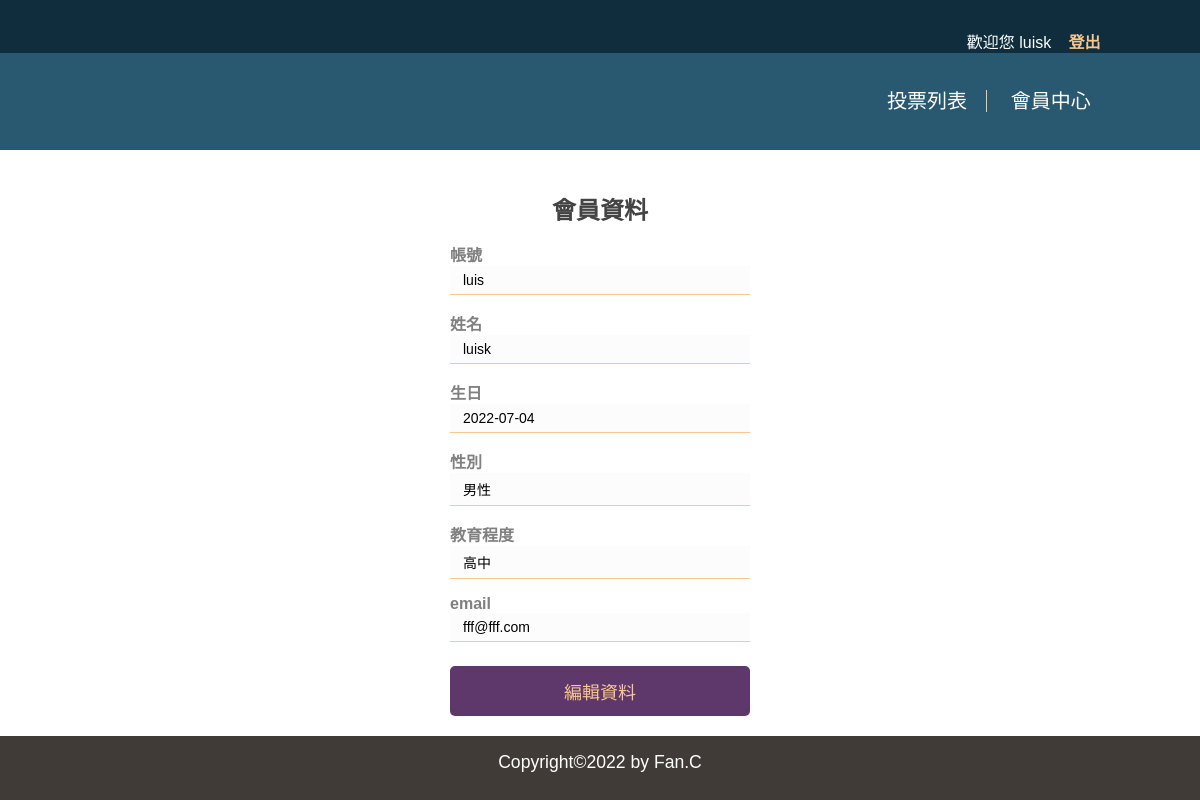
/index.php?do=member_center (signed in), run on the app's committed database.
### tables this page shows
CREATE TABLE `users` (
  `id` int(11) UNSIGNED NOT NULL COMMENT '序號',
  `acc` varchar(12) NOT NULL COMMENT '帳號',
  `pw` varchar(32) NOT NULL,
  `name` varchar(12) NOT NULL,
  `birthday` date NOT NULL,
  `gender` tinyint(1) UNSIGNED NOT NULL,
  `education` varchar(64) NOT NULL,
  `email` varchar(36) NOT NULL
);

### front/member_center.php (the view, shortened to what this page needs)
<?php
$sql = "SELECT * FROM `users` WHERE acc='{$_SESSION['acc']}'";
$user = $pdo->query($sql)->fetch(PDO::FETCH_ASSOC);
?>
<!DOCTYPE html>
<html lang="en">
<head>
    <link rel="stylesheet" href="../css/basic.css">
    <link rel="stylesheet" href="../css/admin.css">
</head>
<body>
    <div class="mem-box">
        <table>
            <h2>會員資料</h2>
            <div>
                <label class="mem-label">帳號</label>
                <div class="mem-data"><?= $user['acc']; ?></div>
            </div>
            <div>
                <label class="mem-label">姓名</label>
                <div class="mem-data"><?= $user['name']; ?></div>
            </div>
            <div>
                <label class="mem-label">生日</label>
                <div class="mem-data"><?= $user['birthday']; ?></div>
            </div>
            <div>
                <label class="mem-label">性別</label>
                <div class="mem-data"><?= ($user['gender'] == 0) ? '女性' : '男性'; ?></div>
                <label class="mem-label">教育程度</label>
                <div class="mem-data">
                    <?php
                    $edu = $user['education'];
                    switch ($edu) {
                        case "3":
                            echo "高中";
                            break;
                    }
                    ?>
                </div>
            </div>
            <div>
                <label class="mem-label">email</label>
                <div class="mem-data"><?= $user['email']; ?></div>
            </div>
        </table>
        <div>
            <form action="?do=edit" method="post">
                <input class="mem-send" type="submit" class="logbtn" value="編輯資料">
        </div>
    </div>
</body>
</html>

### css/basic.css (style rules this page uses)
* { margin: 0; padding: 0; list-style-type: none; box-sizing: border-box; font-family: Arial, Helvetica, sans-serif; }
html, body { height: 100%; margin: 0; }
body { display: flex; flex-direction: column; }

### front/member_center.php (style rules this page uses)
.mem-box { width: 300px; padding: 4% 0 0; margin: auto; }
h2 { text-align: center; color: #444; margin-bottom: 1rem; }
label { color: gray; font-weight: bold; }
.mem-box .mem-data { outline: 0; background: #fcfcfc; width: 100%; border: 0; margin: 0 0 1rem; padding: 6px 13px; box-sizing: border-box; font-size: 14px; border-bottom: 1.2px solid #f9c78b; }
.mem-send { outline: 0; background: #5f386b; width: 100%; border: 0; padding: 12px; color: #FFFFFF; font-size: 18px; transition: all 0.3 ease; cursor: pointer; margin: .5rem 0; color: #f9c78b; border-radius: 5px; }

### data on the page
users: acc "luis", name "luisk", birthday "2022-07-04", email "fff@fff.com"

### other printed values
$_SESSION['name'] "luisk"
